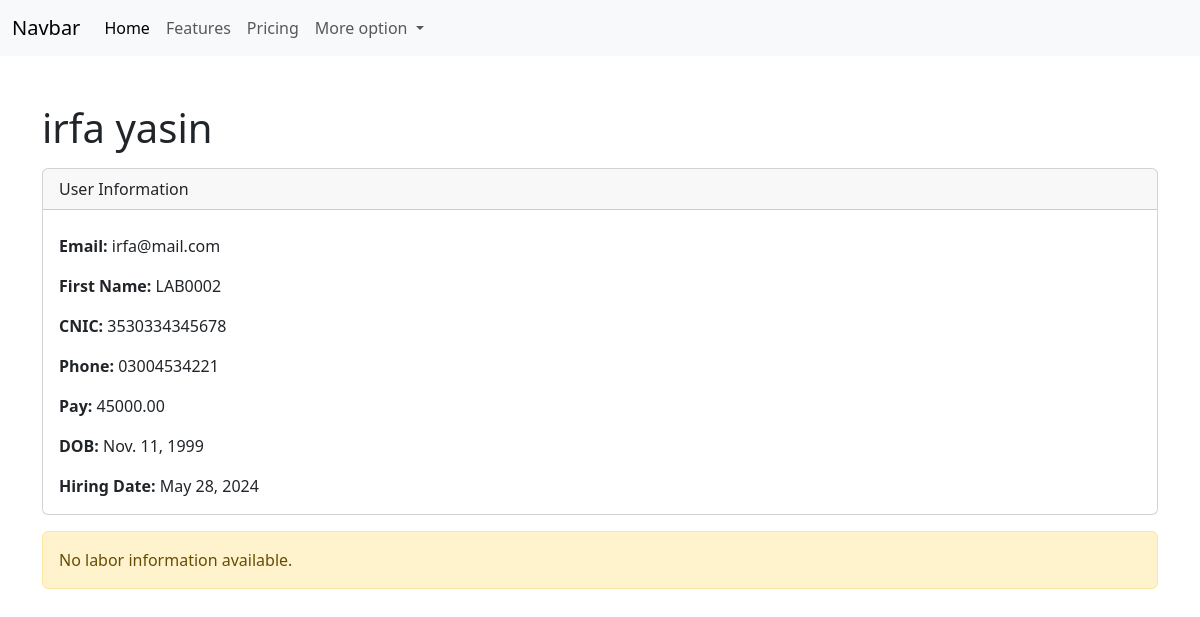
Screenshot of /labor/ (signed in) with the database file from the repository.
### labor/models.py (models this page shows, shortened)
class Labor(models.Model):
    POST_CHOICES = [
        ('labor', 'Labor'),
        ('supervisor', 'Supervisor'),
        ('ceo', 'CEO'),
    ]
    GENDER_CHOICES = [
        ('M', 'Male'),
        ('F', 'Female'),
        ('O', 'Other'),
    ]
    user = models.OneToOneField(User, on_delete=models.CASCADE, related_name='labors')
    labor_id = models.CharField(max_length=10, unique=True, editable=False, verbose_name="Labor ID")
    first_name = models.CharField(max_length=50, verbose_name="First Name")
    last_name = models.CharField(max_length=50, verbose_name="Last Name")
    cnic = models.CharField(max_length=13, unique=True, verbose_name="CNIC")
    phone = models.CharField(max_length=11, unique=True, verbose_name="Phone Number")
    gender = models.CharField(max_length=1, choices=GENDER_CHOICES, verbose_name="Gender")
    address = models.TextField(verbose_name="Address")
    post = models.CharField(max_length=10, choices=POST_CHOICES, verbose_name="Post", default = 'Labor')
    basic_pay = models.DecimalField(max_digits=10, decimal_places=2, verbose_name="Basic Pay")
    date_of_birth = models.DateField(verbose_name="Date of Birth")
    date_of_hire = models.DateField(verbose_name="Date of Hire", auto_now_add=True)
    def __str__(self):
        return f"{self.first_name} {self.last_name} - {self.labor_id} -  {self.post}"
    class Meta:
        verbose_name = "Labor"
        verbose_name_plural = "Labors"
        ordering = ['first_name', 'last_name']

### account/models.py (models this page shows, shortened)
class User(AbstractUser):
    username = None
    email = models.EmailField(unique=True)
    USERNAME_FIELD = 'email'
    REQUIRED_FIELDS = []
    objects = CustomUserManager()

### labor/views.py (the view)
# urls.py: path('', views.ceo_dashboard_view, name= 'dashboard'),
def dashboard(request):
    user = request.user
    try:
        obj = get_object_or_404(Labor, user=user)
    except Labor.DoesNotExist:
        raise Http404("No Labor matches the given query.")
    print(obj)
    return render(request, 'labor/dashboard.html',{'labor':obj})

### labor/templates/labor/dashboard.html (shortened to what this page needs)
<!doctype html>
<html lang="en">
  <head>
    <link href="https://cdn.jsdelivr.net/npm/bootstrap@5.3.3/dist/css/bootstrap.min.css" rel="stylesheet">
    <nav class="navbar navbar-expand-lg bg-body-tertiary">
  <div class="container-fluid">
    <a class="navbar-brand" href="#">Navbar</a>
    <div class="collapse navbar-collapse" id="navbarNavDropdown">
      <ul class="navbar-nav">
        <li class="nav-item">
          <a class="nav-link active" aria-current="page" href="#">Home</a>
        </li>
        <li class="nav-item">
          <a class="nav-link" href="#">Features</a>
        </li>
        <li class="nav-item">
          <a class="nav-link" href="#">Pricing</a>
        </li>
        <li class="nav-item dropdown">
          <a class="nav-link dropdown-toggle" href="#" role="button" data-bs-toggle="dropdown" aria-expanded="false">
            More option
          </a>
        </li>
      </ul>
    </div>
  </div>
</nav>
     <div class="container">
        <h1 class="mt-5">{{ labor.first_name }} {{labor.last_name}}</h1>
        <div class="card mt-3">
            <div class="card-header">
                User Information
            </div>
            <div class="card-body">
                <p class="card-text"><strong>Email:</strong> {{ user.email }}</p>
                <p class="card-text"><strong>First Name:</strong> {{ labor.labor_id }}</p>
                <p class="card-text"><strong>CNIC:</strong> {{ labor.cnic }}</p>
                <p class="card-text"><strong>Phone:</strong> {{ labor.phone }}</p>
                <p class="card-text"><strong>Pay:</strong> {{ labor.basic_pay }}</p>
                <p class="card-text"><strong>DOB:</strong> {{ labor.date_of_birth }}</p>
                <p class="card-text"><strong>Hiring Date:</strong> {{ labor.date_of_hire }}</p>
            </div>
        </div>
        {% if user.labor %}
        <div class="card mt-3">
            <div class="card-header">
                Labor Information
            </div>
            <div class="card-body">
                <h5 class="card-title">Labor Details</h5>
                <p class="card-text"><strong>Work Details:</strong> {{ user.labor.work_details }}</p>
                <p class="card-text"><strong>Employment Date:</strong> {{ user.labor.employment_date }}</p>
            </div>
        </div>
        {% else %}
        <div class="alert alert-warning mt-3" role="alert">
            No labor information available.
        </div>
        {% endif %}
    </div>
  </head>
  <body>
  </body>
</html>

### rows the page displays
Labor: first_name "irfa", last_name "yasin", labor_id "LAB0002", cnic "3530334345678", phone "03004534221", basic_pay "45000.00", date_of_birth "Nov. 11, 1999", date_of_hire "May 28, 2024"
User: email "irfa@mail.com"
